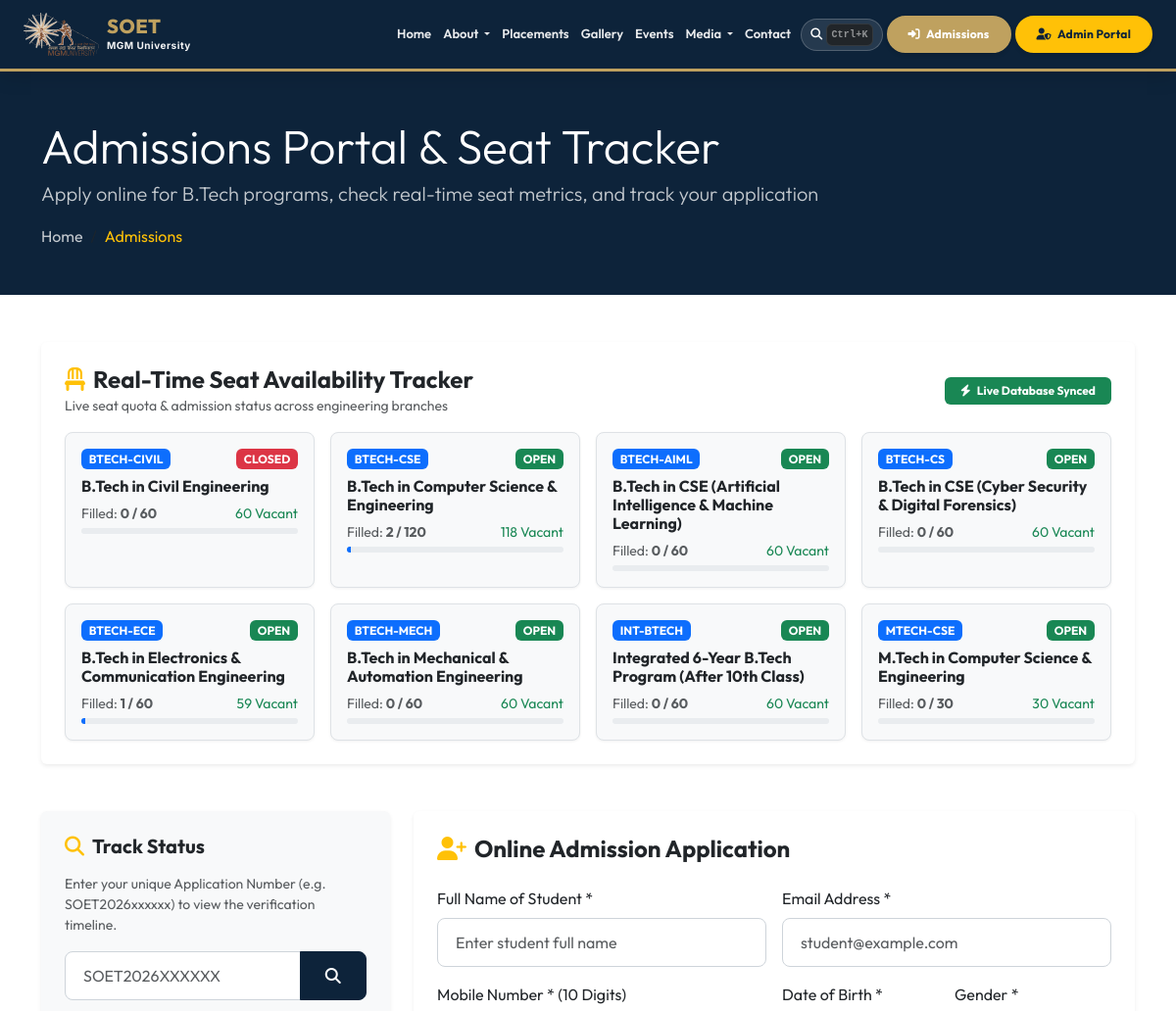
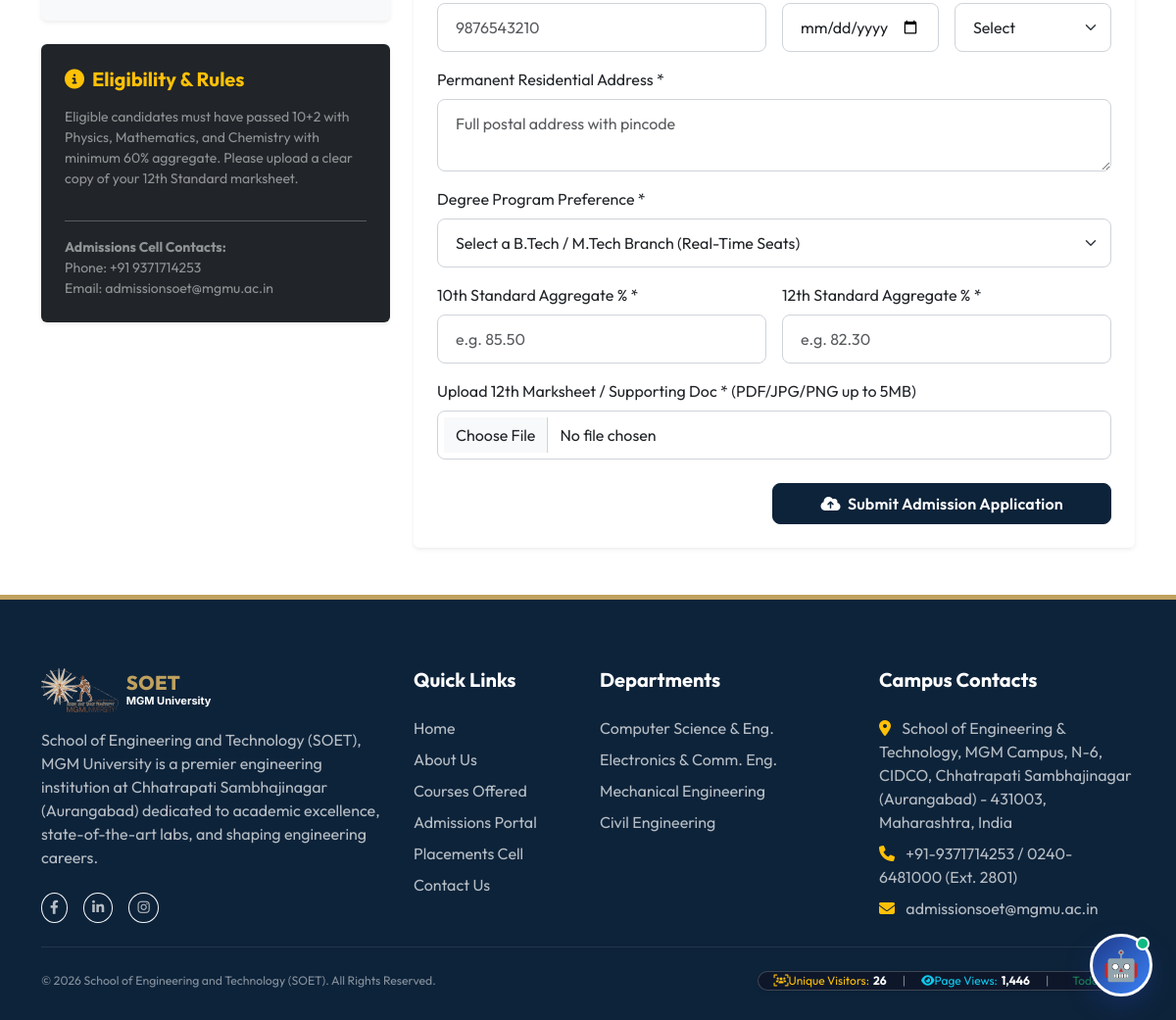
/admissions.php, run on the app's committed database (2 pictures, top to bottom).
### tables this page shows
CREATE TABLE `navigation_menu` (
  `id` int(11) NOT NULL AUTO_INCREMENT,
  `title` varchar(100) NOT NULL,
  `url` varchar(255) NOT NULL,
  `target` varchar(20) DEFAULT '_self',
  `icon` varchar(50) DEFAULT NULL,
  `parent_id` int(11) DEFAULT NULL,
  `sort_order` int(11) DEFAULT 0,
  `is_active` tinyint(1) DEFAULT 1,
  `is_system` tinyint(1) DEFAULT 0,
  `created_at` timestamp NOT NULL DEFAULT current_timestamp(),
  `updated_at` timestamp NOT NULL DEFAULT current_timestamp() ON UPDATE current_timestamp(),
  PRIMARY KEY (`id`),
  KEY `parent_id` (`parent_id`),
  CONSTRAINT `navigation_menu_ibfk_1` FOREIGN KEY (`parent_id`) REFERENCES `navigation_menu` (`id`) ON DELETE CASCADE
);

CREATE TABLE `courses` (
  `id` int(11) NOT NULL AUTO_INCREMENT,
  `department_id` int(11) NOT NULL,
  `name` varchar(100) NOT NULL,
  `code` varchar(20) NOT NULL,
  `description` text DEFAULT NULL,
  `image_path` varchar(255) DEFAULT NULL,
  `duration_years` int(11) DEFAULT 4,
  `semester_count` int(11) DEFAULT 8,
  `intake_capacity` int(11) DEFAULT 60,
  `filled_seats` int(11) NOT NULL DEFAULT 0,
  `admission_status` enum('OPEN','CLOSED','PAUSED') NOT NULL DEFAULT 'OPEN',
  `fee_year_1` decimal(10,2) DEFAULT 150000.00,
  `fee_year_2` decimal(10,2) DEFAULT 150000.00,
  `fee_year_3` decimal(10,2) DEFAULT 150000.00,
  `fee_year_4` decimal(10,2) DEFAULT 150000.00,
  `syllabus_pdf_year_1` varchar(255) DEFAULT NULL,
  `syllabus_pdf_year_2` varchar(255) DEFAULT NULL,
  `syllabus_pdf_year_3` varchar(255) DEFAULT NULL,
  `syllabus_pdf_year_4` varchar(255) DEFAULT NULL,
  `is_active` tinyint(1) DEFAULT 1,
  `updated_at` timestamp NOT NULL DEFAULT current_timestamp() ON UPDATE current_timestamp(),
  `created_at` timestamp NOT NULL DEFAULT current_timestamp(),
  PRIMARY KEY (`id`),
  UNIQUE KEY `code` (`code`),
  KEY `department_id` (`department_id`),
  KEY `idx_active_status` (`is_active`,`admission_status`),
  CONSTRAINT `courses_ibfk_1` FOREIGN KEY (`department_id`) REFERENCES `departments` (`id`) ON DELETE CASCADE
);

CREATE TABLE `site_settings` (
  `id` int(11) NOT NULL AUTO_INCREMENT,
  `setting_key` varchar(50) NOT NULL,
  `setting_value` text NOT NULL,
  `created_at` timestamp NOT NULL DEFAULT current_timestamp(),
  PRIMARY KEY (`id`),
  UNIQUE KEY `setting_key` (`setting_key`)
);

### admissions.php (the view, shortened to what the rows shown need)
<?php
include_once __DIR__ . '/includes/header.php';
$cms = new ContentManager();
$courses = $cms->getCourses(null, true);
$seatMetrics = $cms->getCourseSeatMetrics();
$instructions = $cms->getSetting('admission_instructions', 'Eligible candidates must have passed 10+2 with Physics, Mathematics, and Chemistry with minimum 60% aggregate.');
$settings = $cms->getSiteSettings();
$admissions_bg = !empty($settings['admissions_hero_image']) ? uploadUrl('settings', $settings['admissions_hero_image']) : null;
?>
<div class="py-5 text-white mb-5 position-relative overflow-hidden" style="<?php echo $admissions_bg ? "background: linear-gradient(rgba(15, 23, 42, 0.8), rgba(15, 23, 42, 0.8)), url('{$admissions_bg}') center/cover no-repeat;" : "background-color: var(--primary-color);"; ?>">
    <div class="container position-relative z-1">
        <h1 class="fw-extrabold mb-1 text-white display-5">Admissions Portal & Seat Tracker</h1>
    </div>
</div>
<div class="container mb-5">
    <div class="card border-0 shadow-sm p-4 bg-white mb-5">
        <div class="row g-3">
            <?php foreach ($seatMetrics as $metric):
                $percent = ($metric['total_intake'] > 0) ? round(($metric['filled_seats'] / $metric['total_intake']) * 100) : 0;
                $statusBadgeClass = ($metric['admission_status'] === 'OPEN' && $metric['vacant_seats'] > 0) ? 'bg-success' : 'bg-danger';
            ?>
                <div class="col-md-6 col-lg-3">
                    <div class="card h-100 border p-3 bg-light rounded-3 shadow-xs">
                        <div class="d-flex justify-content-between align-items-start mb-2">
                            <span class="badge bg-primary"><?php echo htmlspecialchars($metric['course_code']); ?></span>
                            <span class="badge <?php echo $statusBadgeClass; ?>"><?php echo $metric['admission_status']; ?></span>
                        </div>
                        <h6 class="fw-bold text-primary-color mb-2"><?php echo htmlspecialchars($metric['course_name']); ?></h6>
                        <div class="d-flex justify-content-between small text-muted mb-1">
                            <span>Filled: <strong><?php echo $metric['filled_seats']; ?> / <?php echo $metric['total_intake']; ?></strong></span>
                            <span class="text-success font-semibold"><?php echo $metric['vacant_seats']; ?> Vacant</span>
                        </div>
                        <div class="progress" style="height: 6px;">
                            <div class="progress-bar <?php echo $percent > 85 ? 'bg-danger' : ($percent > 60 ? 'bg-warning' : 'bg-primary'); ?>" role="progressbar" style="width: <?php echo $percent; ?>%;" aria-valuenow="<?php echo $percent; ?>" aria-valuemin="0" aria-valuemax="100"></div>
                        </div>
                    </div>
                </div>
            <?php endforeach; ?>
        </div>
    </div>
    <div class="row g-4">
        <div class="col-lg-4">
            <div class="card border-0 shadow-sm p-4 bg-dark text-white">
                <h5 class="fw-bold text-warning mb-3"><i class="fa-solid fa-circle-info me-2"></i>Eligibility & Rules</h5>
                <p class="small text-white-50"><?php echo nl2br(htmlspecialchars($instructions)); ?></p>
                <hr class="bg-secondary">
                <p class="small text-white-50 mb-0"><strong>Admissions Cell Contacts:</strong><br>Phone: +91 9371714253<br>Email: admissionsoet@mgmu.ac.in</p>
            </div>
        </div>
    </div>
</div>
<?php include_once __DIR__ . '/includes/footer.php'; ?>

### includes/header.php (shortened to what the rows shown need)
<?php
$current_page = basename($_SERVER['PHP_SELF'] ?? '');
?>
<!DOCTYPE html>
<html lang="en">
<head>
    <link href="https://cdn.jsdelivr.net/npm/bootstrap@5.3.0/dist/css/bootstrap.min.css" rel="stylesheet">
    <link href="https://cdnjs.cloudflare.com/ajax/libs/font-awesome/6.4.0/css/all.min.css" rel="stylesheet">
    <link href="<?php echo APP_URL; ?>/assets/css/style.css" rel="stylesheet">
</head>
<body>
<?php
$header_db = Database::getInstance();
$dbNavMain = [];
$dbNavSubGrouped = [];
try {
    $dbNavMain = $header_db->fetchAll("SELECT * FROM navigation_menu WHERE parent_id IS NULL AND is_active = 1 ORDER BY sort_order ASC, title ASC");
    $dbNavSubAll = $header_db->fetchAll("SELECT * FROM navigation_menu WHERE parent_id IS NOT NULL AND is_active = 1 ORDER BY sort_order ASC, title ASC");
    foreach ($dbNavSubAll as $sub) {
        $dbNavSubGrouped[$sub['parent_id']][] = $sub;
    }
} catch (Exception $e) {
    $dbNavMain = [];
}
?>
<nav class="navbar navbar-expand-xl navbar-dark sticky-top py-2" style="border-bottom: 3px solid var(--secondary-color); box-shadow: 0 4px 20px rgba(0,0,0,0.15); background-color: var(--primary-color);">
    <div class="container-fluid px-2 px-md-3 px-xl-4">
        <div class="collapse navbar-collapse" id="mainNavbar">
            <ul class="navbar-nav ms-auto mb-2 mb-xl-0 align-items-center gap-0.5">
                <?php if (!empty($dbNavMain)): ?>
                    <?php foreach ($dbNavMain as $mainNav): ?>
                        <?php
                            $hasSub = isset($dbNavSubGrouped[$mainNav['id']]);
                            $is_active = ($current_page === $mainNav['url']);
                            $target = !empty($mainNav['target']) ? $mainNav['target'] : '_self';
                            $url = (strpos($mainNav['url'], 'http') === 0 || strpos($mainNav['url'], 'javascript:') === 0 || $mainNav['url'] === '#')
                                ? $mainNav['url']
                                : APP_URL . '/' . ltrim($mainNav['url'], '/');
                        ?>
                        <?php if ($hasSub): ?>
                            <?php
                                $subUrls = array_map(function($s) { return $s['url']; }, $dbNavSubGrouped[$mainNav['id']]);
                                $dropdownActive = in_array($current_page, $subUrls);
                            ?>
                            <li class="nav-item dropdown">
                                <a class="nav-link dropdown-toggle <?php echo $dropdownActive ? 'active' : ''; ?>" href="#" id="dropdownNav<?php echo $mainNav['id']; ?>" role="button" data-bs-toggle="dropdown" aria-expanded="false">
                                    <?php echo htmlspecialchars($mainNav['title']); ?>
                                </a>
                            </li>
                        <?php else: ?>
                            <li class="nav-item">
                                <a class="nav-link <?php echo $is_active ? 'active' : ''; ?>" href="<?php echo $url; ?>" target="<?php echo $target; ?>">
                                    <?php echo htmlspecialchars($mainNav['title']); ?>
                                </a>
                            </li>
                        <?php endif; ?>
                    <?php endforeach; ?>
                <?php endif; ?>
            </ul>
        </div>
    </div>
</nav>

### data on the page
navigation_menu: title "Home"
navigation_menu: title "About"
navigation_menu: title "Placements"
navigation_menu: title "Gallery"
navigation_menu: title "Events"
navigation_menu: title "Media"
navigation_menu: title "Contact"
courses: code "BTECH-CSE", admission_status "OPEN", name "B.Tech in Computer Science & Engineering", filled_seats "2", intake_capacity "120", vacant_seats "118"
courses: code "BTECH-AIML", admission_status "OPEN", name "B.Tech in CSE (Artificial Intelligence & Machine Learning)", filled_seats "0", intake_capacity "60"
courses: code "BTECH-ECE", admission_status "OPEN", name "B.Tech in Electronics & Communication Engineering", filled_seats "1", intake_capacity "60", vacant_seats "59"
courses: code "BTECH-MECH", admission_status "OPEN", name "B.Tech in Mechanical & Automation Engineering", filled_seats "0", intake_capacity "60"
courses: code "INT-BTECH", admission_status "OPEN", name "Integrated 6-Year B.Tech Program (After 10th Class)", filled_seats "0", intake_capacity "60"
courses: code "MTECH-CSE", admission_status "OPEN", name "M.Tech in Computer Science & Engineering", filled_seats "0", intake_capacity "30"
site_settings: setting_value "Eligible candidates must have passed 10+2 with Physics, Mathematics, and Chemistry with minimum 60% aggregate. Please upload a clear copy of your 12th Standard marksheet."

### other printed values
$metric['course_code'] "BTECH-CIVIL"
$metric['admission_status'] "CLOSED"
$metric['course_name'] "B.Tech in Civil Engineering"
$metric['filled_seats'] "0"
$metric['total_intake'] "60"
$metric['vacant_seats'] "60"
$metric['course_code'] "BTECH-CS"
$metric['admission_status'] "OPEN"
$metric['course_name'] "B.Tech in CSE (Cyber Security & Digital Forensics)"
$col_addr "School of Engineering & Technology, MGM Campus, N-6, CIDCO, Chhatrapati Sambhajinagar (Aurangabad) - 431003, Maharashtra, India"
$col_phone "+91-9371714253 / 0240-6481000 (Ext. 2801)"
$col_email "admissionsoet@mgmu.ac.in"
$col_name "School of Engineering and Technology (SOET)"
$totalVisitors "26"
$totalViews "1,446"
